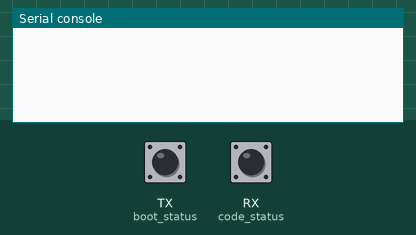
Simulated run of this program. Board: CircuitPython board. Shown: the last lines printed to the serial console. The test bench sets the inputs (shaded band); at power-on: TX (boot_status) LOW, RX (code_status) LOW.

Above: at 1.2 s.
1.3 s: TX (boot_status) pulled HIGH for 0.15 s
At 2.5 s:
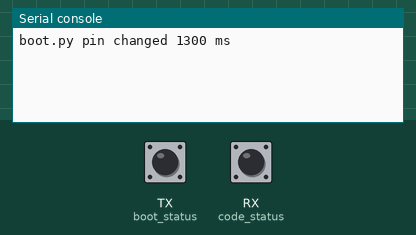
2.9 s: RX (code_status) pulled HIGH for 0.15 s
At 3.9 s:
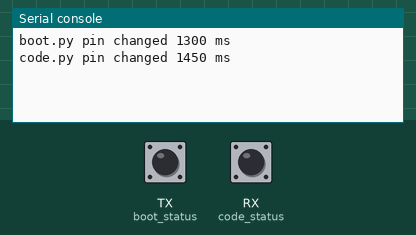
4.5 s: TX (boot_status) pulled HIGH for 1 s
At 5.1 s:
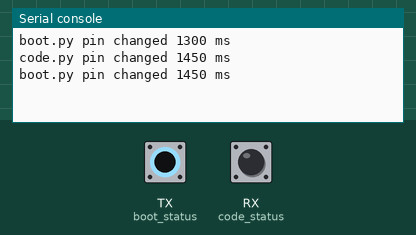
7.0 s: RX (code_status) pulled HIGH for 1 s
At 8.2 s:
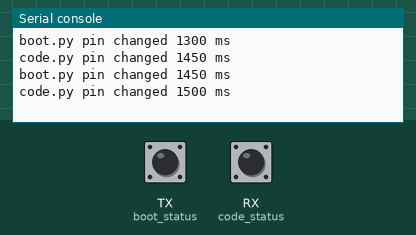
9.5 s: TX (boot_status) driven HIGH and RX (code_status) driven HIGH
At 10.1 s:
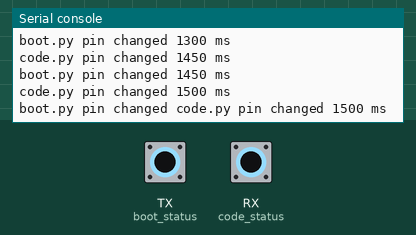

Measured:
- after the input at 1.3 s, the serial console: prints a new line at once (image 1)
- after the input at 2.9 s, the serial console: prints a new line at once (image 2)
- after the input at 4.5 s, the serial console: prints a new line at once (image 3)
- after the input at 7.0 s, the serial console: prints a new line at once (image 4)
- after the input at 9.5 s, the serial console: prints a new line at once (image 5)

The program:

code_tester.py
```python
from digitalio import *
import board
from supervisor import ticks_ms

POWER_PIN = board.A2
BOOT_PIN = board.TX
CODE_PIN = board.RX

boot_status = DigitalInOut(BOOT_PIN)
boot_status.pull = Pull.DOWN
code_status = DigitalInOut(CODE_PIN)
code_status.pull = Pull.DOWN

power = DigitalInOut(POWER_PIN)
power.pull = Pull.DOWN

previous = (boot_status.value, code_status.value)
past = ticks_ms()

power_past = False

while True:
	now = ticks_ms()

	current = (boot_status.value, code_status.value)
	if current != previous:
		show = False
		if current[0] and current[0] != previous[0]:
			print("boot.py pin changed ", end="")
			show = True
		if current[1] and current[1] != previous[1]:
			print("code.py pin changed ", end="")
			show = True
		if show:
			print(f"{now - past} ms") # f" {current}")
		past = now
		previous = current

	if power.value != power_past:
		if power.value:
			print("Power on") # , now - past)
		else:
			print("Power off") # , now - past)
		past = now
		power_past = power.value
```
